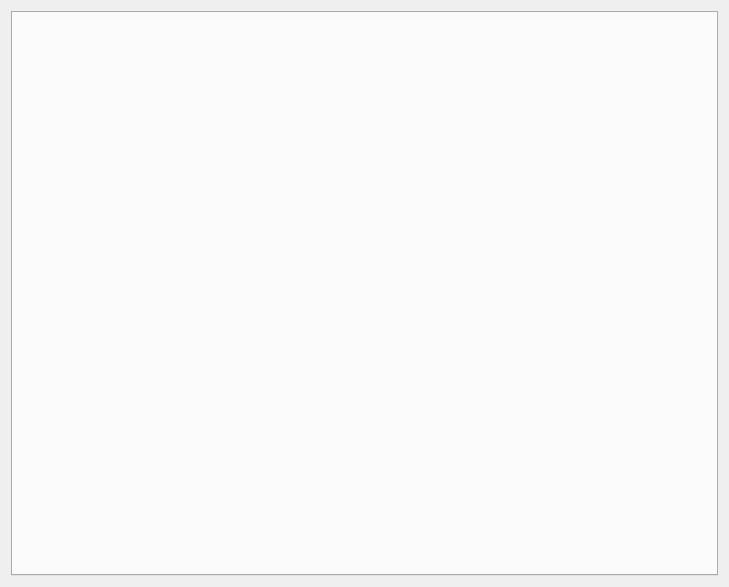
<?xml version="1.0" encoding="UTF-8"?>
<ui version="4.0">
 <class>CompareXmlPage</class>
 <widget class="QWizardPage" name="CompareXmlPage">
  <property name="geometry">
   <rect>
    <x>0</x>
    <y>0</y>
    <width>729</width>
    <height>587</height>
   </rect>
  </property>
  <property name="windowTitle">
   <string>WizardPage</string>
  </property>
  <layout class="QVBoxLayout" name="verticalLayout">
   <item>
    <widget class="QTabWidget" name="tabWidget">
     <property name="currentIndex">
      <number>-1</number>
     </property>
    </widget>
   </item>
  </layout>
 </widget>
 <resources/>
 <connections/>
</ui>
